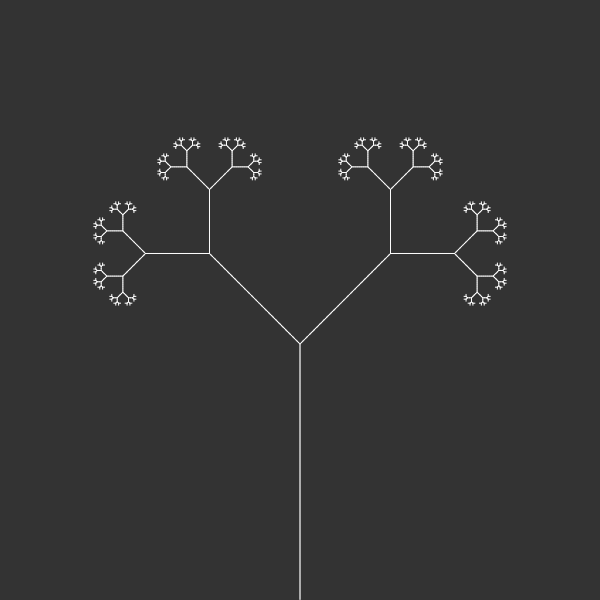
Frame 1 (no input)
Frame 60 (no input): identical to frame 1, image omitted
Frame 120 (the mouse pressed at the canvas centre since frame 60): identical to frame 1, image omitted

The p5.js sketch that drew this single still picture (run headless with seeded random() and noise() and a simulated clock; from frame 60 on, the mouse is pressed at the canvas centre):

// p5.js sketch
// ── sketch.js
let ls;
let depth = 8;

function setup() {
    this.createCanvas(600, 600);

    ls = new LSystem();

    for(let i = 0; i < depth; i++){
        ls.grow();
    }
    background(51);
    stroke(255);
    ls.draw();
}

function draw() {

}
// ── LSystem.js
class LSystem {
    constructor(){
        this.str = "0";
        this.segmentLenght = 2;
        this.angle = PI/4;
    }

    grow(){
        let outStr = "";
        let chars = this.str.split('');
        chars.forEach(function (c) {
            switch (c) {
                case "0":
                    outStr += "1[0]0";
                    break;
                case "1":
                    outStr += "11";
                    break;
                case "[":
                    outStr += "[";
                    break;
                case "]":
                    outStr += "]";
                    break;
                default:
                    break;
            }
        });
        this.str = outStr;
    }

    draw(){
        let chars = this.str.split('');
        push();
        translate(width/2, height);
        let system = this;
        chars.forEach(function (c) {
            switch (c) {
                case "0":
                    line(0, 0, 0, -system.segmentLenght);
                    translate(0, -system.segmentLenght);
                    break;
                case "1":
                    line(0, 0, 0, -system.segmentLenght);
                    translate(0, -system.segmentLenght);
                    break;
                case "[":
                    push();
                    rotate(system.angle);
                    break;
                case "]":
                    pop();
                    rotate(-system.angle);
                    break;
                default:
                    break;
            }
        });
        pop();
    }
}
